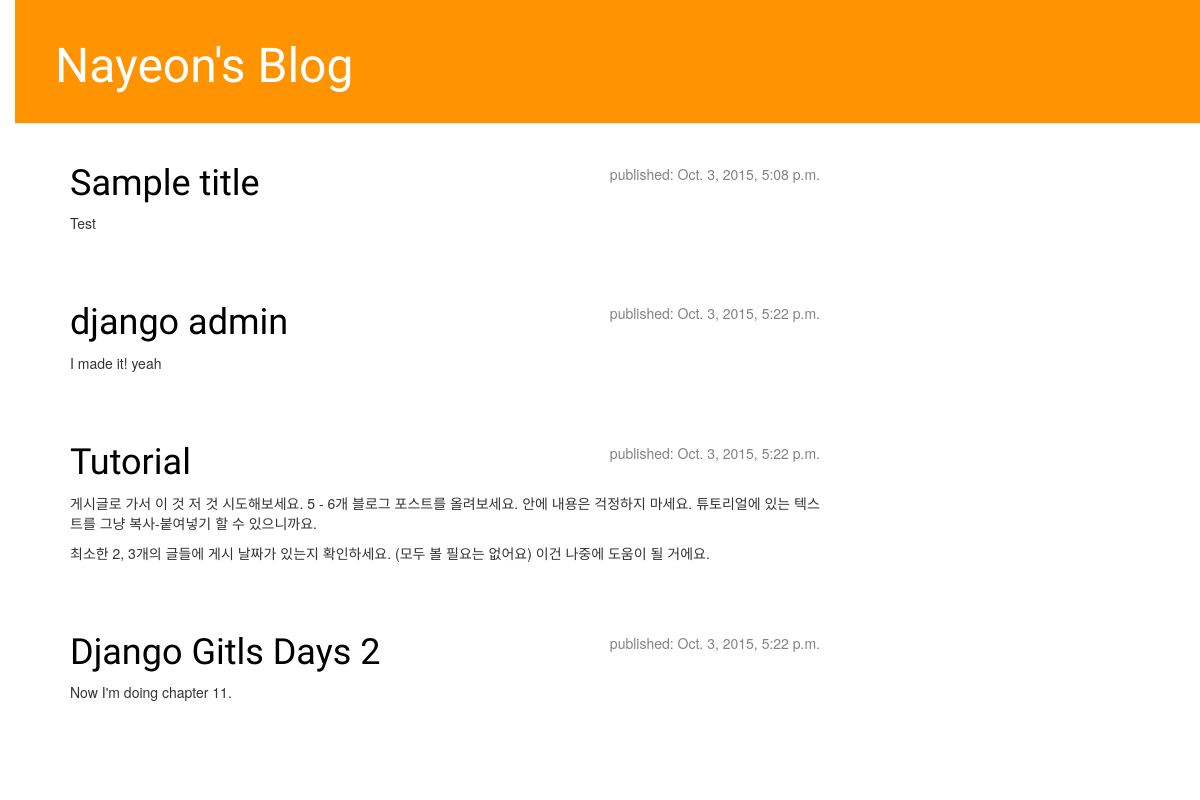
The app's page /, older data.
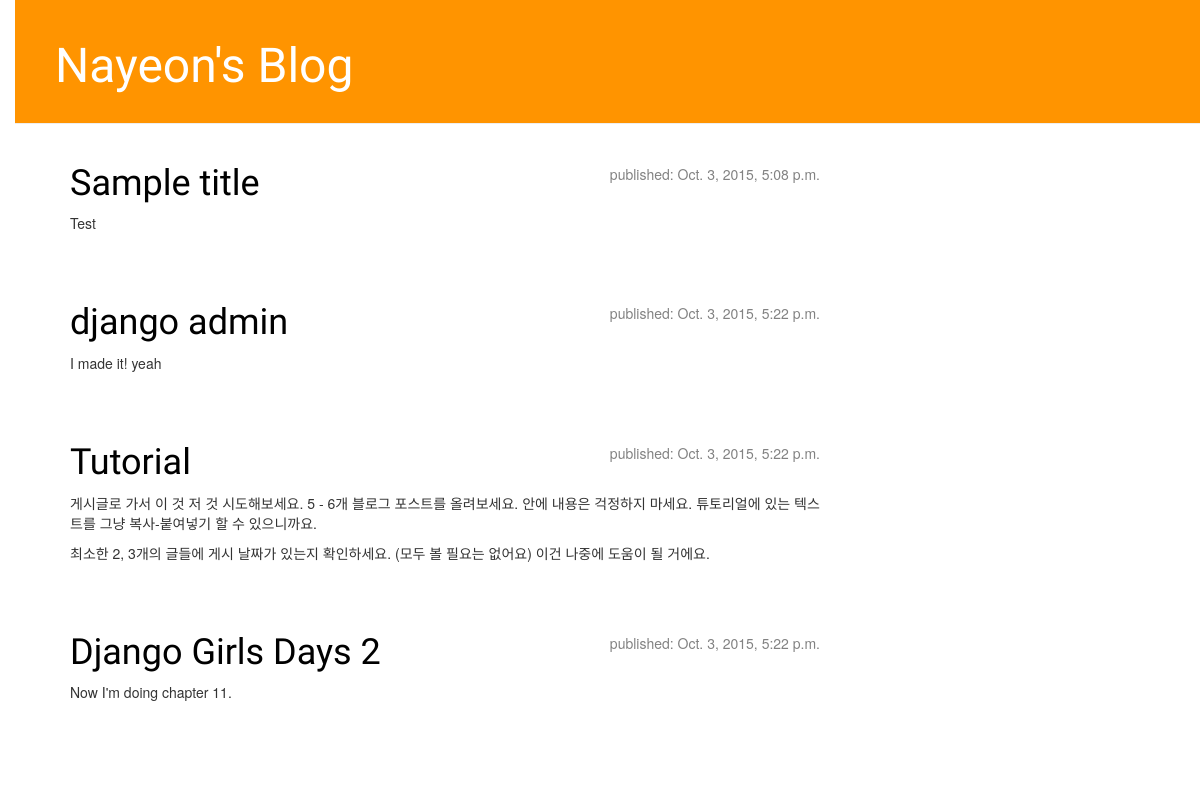
The same page, newer data.
### blog/models.py (models this page shows, shortened)
class Post(models.Model):
    author = models.ForeignKey('auth.User')
    title = models.CharField(max_length=200)
    text = models.TextField()
    created_date = models.DateTimeField(
            default=timezone.now)
    published_date = models.DateTimeField(
            blank=True, null=True)

### blog/views.py (the view)
# urls.py: url(r'^$', views.post_list, name='post_list'),
def post_list(request):
    posts = Post.objects.filter(published_date__lte=timezone.now()).order_by('published_date')
    return render(request, 'blog/post_list.html',{'posts': posts})

### blog/templates/blog/post_list.html
{% extends "blog/base.html" %}
{% block content %}
                 {% for post in posts %}
                     <div class="post">
                         <div class="date">
                             <p>published: {{ post.published_date }}</p>
                         </div>
                         <h1><a href="{% url "post_detail" pk=post.pk %}">{{ post.title }}</a></h1>
                         <p>{{ post.text|linebreaks }}</p>
                     </div>
                 {% endfor %}
                 {% endblock content %}

Row changes from the older to the newer data that the page shows:
changed Post "Now I'm doing chapter 11.": title "Django Gitls Days 2" → "Django Girls Days 2"
